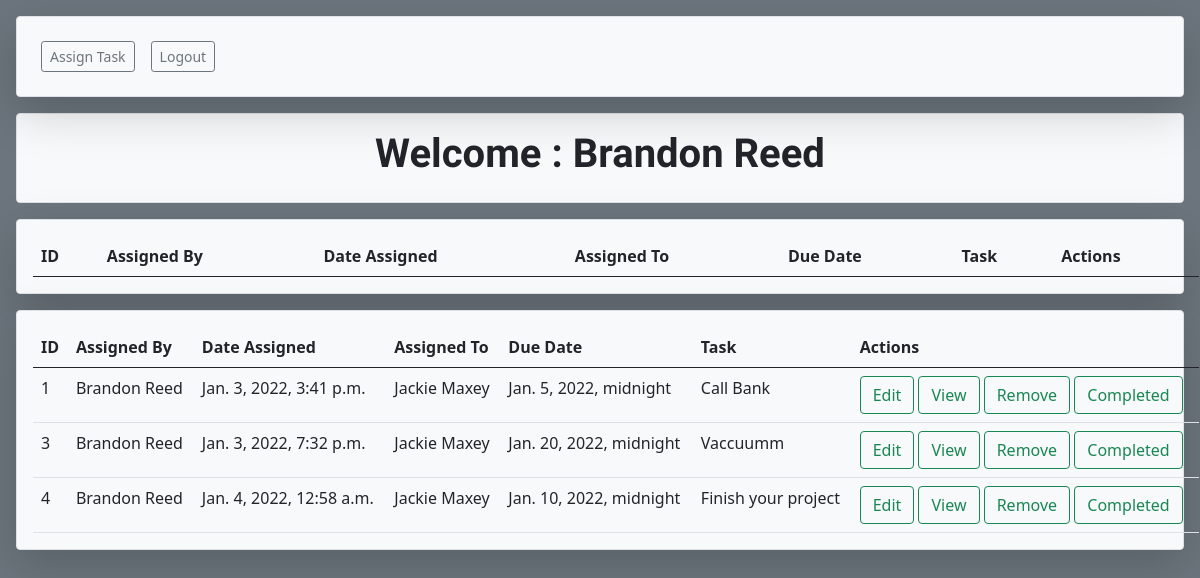
The page /all_tasks (signed in) on the database its author committed.
### team_task_manager_app/models.py (models this page shows)
class User(models.Model):
    first_name = models.CharField(max_length=255)
    last_name = models.CharField(max_length=255)
    email = models.CharField(max_length=255)
    password = models.CharField(max_length=255)
    phone_number = models.CharField(max_length=255)
    objects = UserManager()
    created_at = models.DateTimeField(auto_now_add=True)
    updated_at = models.DateTimeField(auto_now=True)

class Task(models.Model):
    title = models.CharField(max_length=255)
    description = models.TextField()
    due_date = models.DateTimeField(null=True)
    creator = models.ForeignKey(User, related_name="has_created_task", on_delete=models.CASCADE)
    assigned_user = ManyToManyField(User, related_name="users_tasks")
    user_likes = models.ManyToManyField(User, related_name='liked_posts')
    created_at = models.DateTimeField(auto_now_add=True)
    updated_at = models.DateTimeField(auto_now=True)
    objects = TaskManager()

### team_task_manager_app/views.py (the view)
# urls.py: path('all_tasks', views.all_tasks),
def all_tasks(request):
    context = {
        'this_user':User.objects.get(id = request.session['user_id']),
        'tasks':Task.objects.all(),
        'users': User.objects.all()
    }
    return render(request,'all_tasks.html', context)

### team_task_manager_app/templates/all_tasks.html (shortened to what this page needs)
<!DOCTYPE html>
<html lang="en">
<head>
    {% load static %}
    <link href="https://cdn.jsdelivr.net/npm/bootstrap@5.0.2/dist/css/bootstrap.min.css" rel="stylesheet">
    <link rel="stylesheet" href="{% static 'all_tasks.css' %}">
</head>
<body class="bg-secondary">
    <div class="m-3">
        <nav id ="nav" class="navbar bg-light navbar-expand-lg navbar-light shadow-lg p-3 mb-1 border rounded" >
            <div class="collapse navbar-collapse d-flex flex-row justify-content-between" id="navbarSupportedContent">
            <ul class="navbar-nav mr-auto" >
                <li class="nav-item">
                <a class="btn btn-sm btn-outline-secondary m-2" href="/create_task">Assign Task</a>
                </li>
                <li class="nav-item">
                    <a class="btn btn-sm btn-outline-secondary m-2" href="/logout">Logout</a>
                </li>
                </div>
            </div>
    <div class="d-flex border bg-light rounded-2 m-3 p-3 flex-row justify-content-center">
        <h1>Welcome : {{this_user.first_name}} {{this_user.last_name}}</h1>
    </div>
    <div class="bg-light border rounded-2 m-3 shadow-lg">
        <table class="table table-hover m-3">
            <thead>
                <tr>
                    <th>ID</th>
                    <th>Assigned By</th>
                    <th>Date Assigned</th>
                    <th>Assigned To</th>
                    <th>Due Date</th>
                    <th>Task</th>
                    <th>Actions</th>
                </tr>
            </thead>
        </table>
    </div>
    <div class="bg-light border rounded-2 m-3 shadow-lg">
        <table class="table table-hover m-3">
            <thead>
                <tr>
                    <th>ID</th>
                    <th>Assigned By</th>
                    <th>Date Assigned</th>
                    <th>Assigned To</th>
                    <th>Due Date</th>
                    <th>Task</th>
                    <th>Actions</th>
                </tr>
            </thead>
            <tbody>
            {% for task in tasks %}
            {% if task.task_notes.all %}
            <tr>
                <td>{{task.id}}</td>
                <td>{{task.creator.first_name}} {{task.creator.last_name}}</td>
                <td>{{task.created_at}}</td>
                <td>
                    {% for user in task.assigned_user.all %}
                    {{user.first_name}} {{user.last_name}}
                    {% endfor %}
                </td>
                <td>{{task.due_date}}</td>
                <td>{{task.title}}</td>
                <td><a href="/edit_task/{{task.id}}" class="btn btn-outline-success">Edit</a>  <a href="/view_task/{{task.id}}" class="btn btn-outline-success">View</a>  <a href="/delete/{{task.id}}" class="btn btn-outline-success">Remove</a>  <a href="/complete_task/{{task.id}}" class="btn btn-outline-success">Completed</a></td>
            </tr>
            {% endif %}
            {% endfor %}
            </tbody>
        </table>
    </div>
</body>
</html>

### team_task_manager_app/static/all_tasks.css (style rules this page uses)
body { background-color: #D9E2EC; }
h3,h2,h1, label { font-family: "Sofia", sans-serif; font-weight: bold; }

### rows shown on the page
User: first_name "Brandon", last_name "Reed"
Task: id "1", creator.first_name "Brandon", creator.last_name "Reed", created_at "Jan. 3, 2022, 3:41 p.m.", due_date "Jan. 5, 2022, midnight", title "Call Bank"
User: first_name "Jackie", last_name "Maxey"
Task: id "3", creator.first_name "Brandon", creator.last_name "Reed", created_at "Jan. 3, 2022, 7:32 p.m.", due_date "Jan. 20, 2022, midnight", title "Vaccuumm"
Task: id "4", creator.first_name "Brandon", creator.last_name "Reed", created_at "Jan. 4, 2022, 12:58 a.m.", due_date "Jan. 10, 2022, midnight", title "Finish your project"
